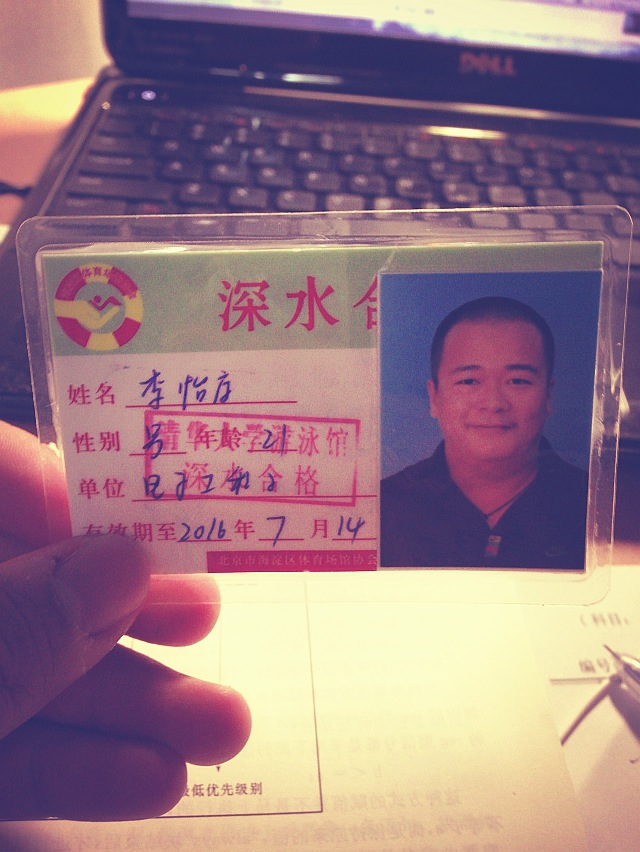
//> input picture DerivedData/opencv_test/Build/Products/Debug/my_image_copy.png, 640 x 852 px
$ ./main ../DerivedData/opencv_test/Build/Products/Debug/my_image_copy.png ../DerivedData/opencv_test/Build/Products/Debug/my_image_copy.png   (built with g++ and OpenCV 4, older OpenCV classes emulated)
//> lines starting //> are read from the running program, lines starting //| are printed output that depends on the picture
//
//  main.cpp
//  opencv_test
//
//  Created by Watson on 5/3/14.
//  Copyright (c) 2014 Watson. All rights reserved.
//

// Example showing how to read and write images
#include <opencv2/opencv.hpp>
#include <opencv2/highgui/highgui.hpp>
#include <opencv/cvaux.hpp>
#include <stdlib.h>


using namespace cv;
int main(int argc, char** argv)
{
    IplImage * pInpImg = 0;
    Mat image = imread("my_image_copy.png");
//> image is the input picture: 852 rows x 640 cols, CV_8UC3; mean B, G, R 132.9, 122.5, 153.3
    int x = 0, y = 0;
    Vec3b intensity;
    Mat gray_image;
    long random_number;

    //get the random number with the seed based on the time when i request a random number
    srand((unsigned)time(NULL));
    random_number = random();


    Mat img1 = imread(argv[1], CV_LOAD_IMAGE_GRAYSCALE); Mat img2 = imread(argv[2], CV_LOAD_IMAGE_GRAYSCALE); if(img1.empty() || img2.empty())
//> after `Mat img1 = imread(argv[1], CV_LOAD_IMAGE_GRAYSCALE)`:
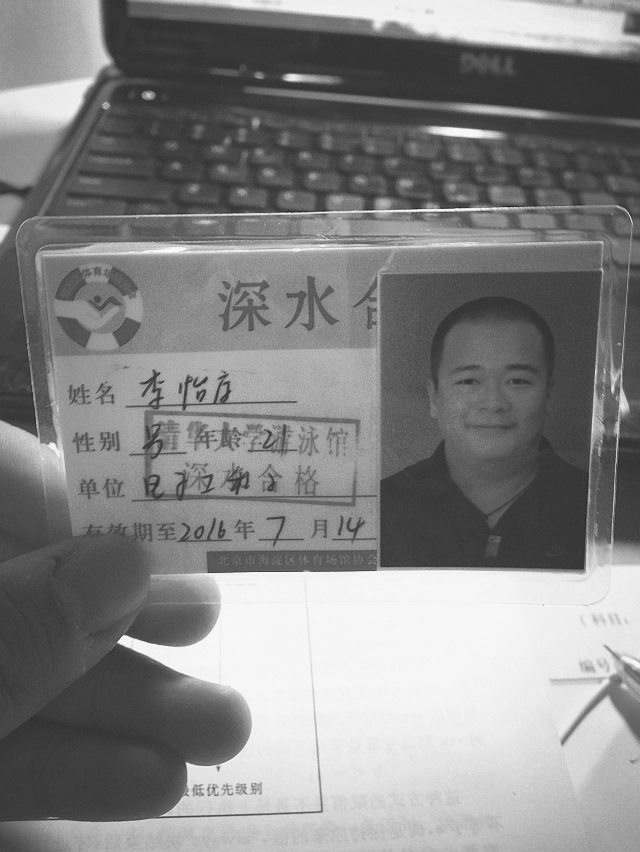
//> img1: 852 rows x 640 cols, CV_8UC1; min 34, max 251, mean 132.4
    {
        printf("Can’t read one of the images\n");
        return -1; }
    // detecting keypoints
    OrbFeatureDetector detector(400);
    vector<KeyPoint> keypoints1, keypoints2;
    detector.detect(img1, keypoints1);
//> keypoints1 = 400 keypoints; strongest (x, y, size): (119, 642, 31), (119, 641, 37.2), (120, 641, 44.6), (119, 639, 77.1)
    detector.detect(img2, keypoints2);
//> keypoints2 has the same summary as keypoints1
    // computing descriptors
    OrbDescriptorExtractor extractor;
    Mat descriptors1, descriptors2;
    extractor.compute(img1, keypoints1, descriptors1);
    extractor.compute(img2, keypoints2, descriptors2);
    // matching descriptors
    BruteForceMatcher<L2<float> > matcher; vector<DMatch> matches;
    matcher.match(descriptors1, descriptors2, matches);
//> matches = 400 matches
    // drawing the results
    namedWindow("matches", 1);
    Mat img_matches;
    drawMatches(img1, keypoints1, img2, keypoints2, matches, img_matches);
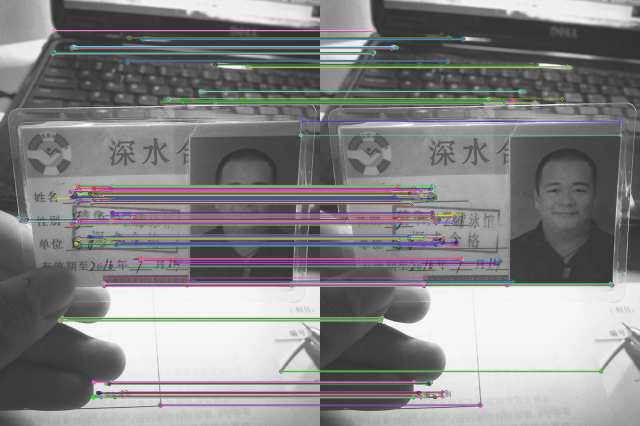
//> img_matches: 852 rows x 1280 cols, CV_8UC3 (shown at 1/2 size); mean B, G, R 133.5, 132.6, 133.1
    imshow("matches", img_matches);
    waitKey(0);


    return 0;
}

$ run again, with DerivedData/opencv_test/Build/Products/Debug/my_image_small.jpg saved as DerivedData/opencv_test/Build/Products/Debug/my_image_copy.png
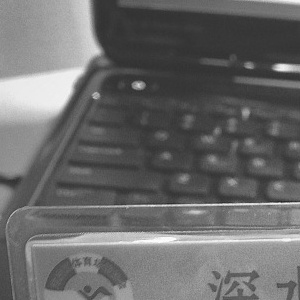
//> input picture DerivedData/opencv_test/Build/Products/Debug/my_image_small.jpg, 300 x 300 px
//> image is the input picture: 300 rows x 300 cols, CV_8UC3; min 35, max 255, mean 106.1
//> keypoints1 = 257 keypoints; strongest (x, y, size): (140, 85, 53.6), (141, 85, 44.6), (135, 85, 53.6), (137, 85, 77.1)
//> keypoints2 has the same summary as keypoints1
//> matches = 257 matches
//> `drawMatches(img1, keypoints1, img2, keypoints2, matches, img_matches);`:
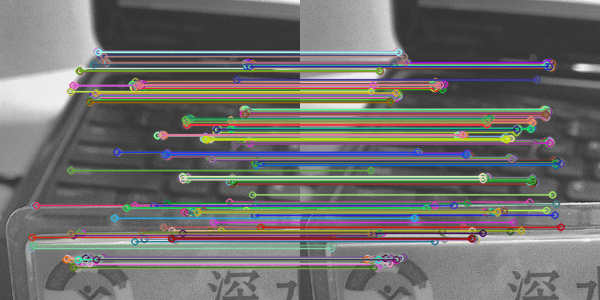
//> img_matches: 300 rows x 600 cols, CV_8UC3; mean B, G, R 108.4, 110.4, 111.3
